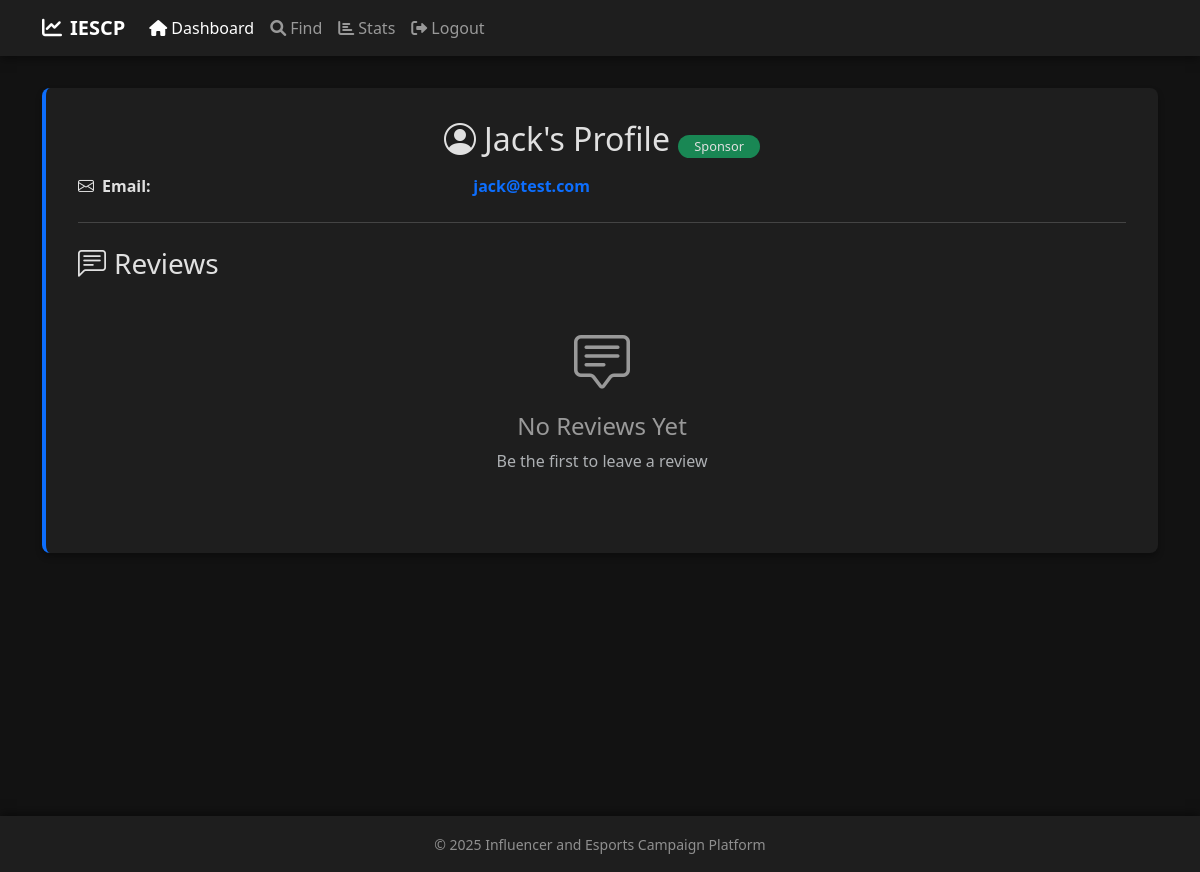
Before: /profile/3 (signed in) with the older database file.
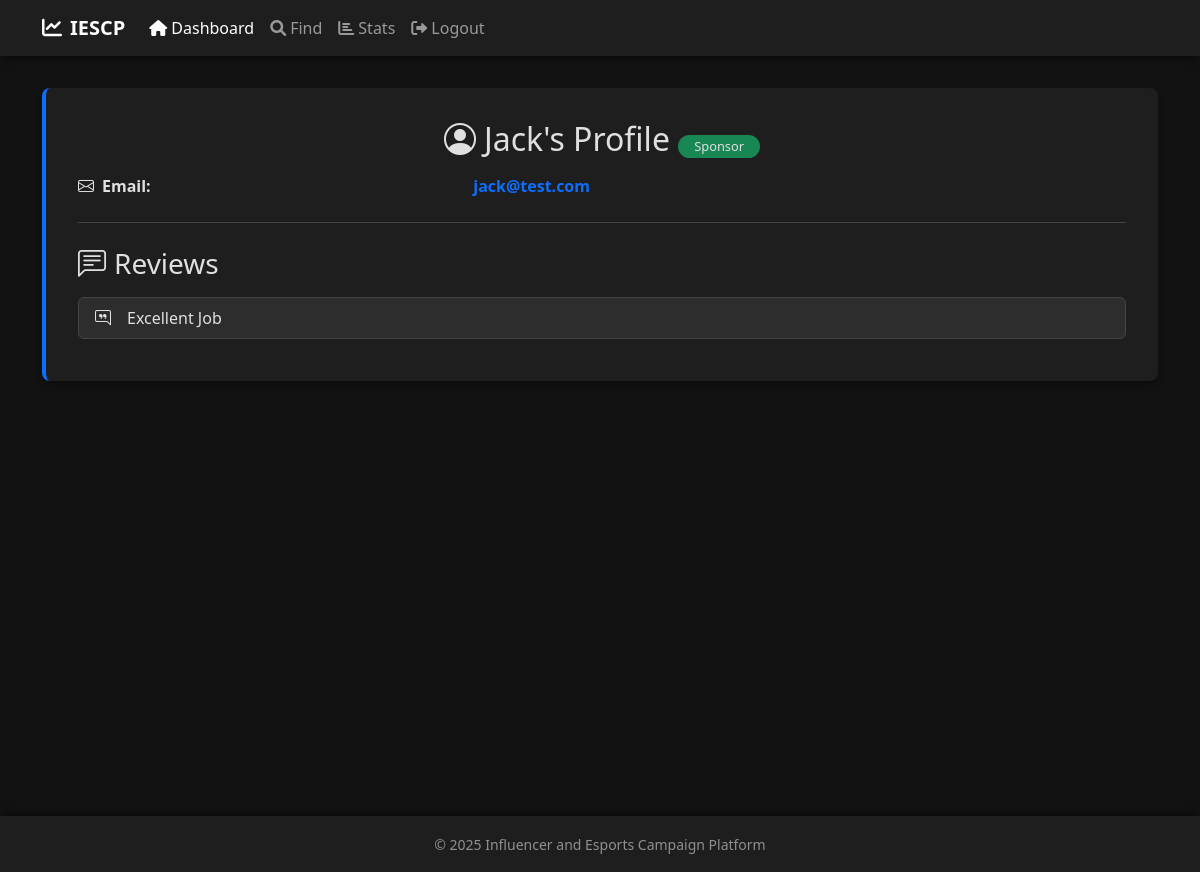
After: the same page with the newer database file.
### backend/models.py (models this page shows)
class AdRequest(db.Model):
    __tablename__ = "adrequest"
    adrequest_id = db.Column(db.Integer, primary_key=True)
    campaign_id = db.Column(db.Integer, ForeignKey('campaign.campaign_id'))
    source = db.Column(db.Integer, ForeignKey('users.user_id'))
    target = db.Column(db.Integer, ForeignKey('users.user_id'))
    status = db.Column(db.String, nullable=False, default='Pending')
    payment_status = db.Column(db.String, nullable=False, default="Pending")
    amount = db.Column(db.Integer)
    review = db.Column(db.String)
    requirements = db.Column(db.String, nullable=False)
    usr_source = db.relationship("Users", foreign_keys=[source], back_populates="ad_requests_source")
    usr_target = db.relationship("Users", foreign_keys=[target], back_populates="ad_requests_target")
    campaign = db.relationship("Campaign", back_populates="ad_requests")

### backend/controllers.py (the view)
@app.route("/profile/<int:user_id>")
def profile(user_id):
    user = Users.query.filter_by(user_id=user_id).first()
    if not user:
        return "<h1>User not found</h1>", 404
    reviews = AdRequest.query.filter_by(target=user_id).filter(AdRequest.review.isnot(None)).all()
    profile_data = {
        "name": user.name,
        "email": user.email,
        "role": "Sponsor" if user.role == 2 else "Influencer",
        "reviews": reviews
    }
    if user.role == 1:  # Influencer Profile
        profile_data.update({
            "niche": user.niche,
            "followers": user.followers,
            "platform": user.platform
        })
    return render_template("profile.html", profile_data=profile_data)

### templates/profile.html (shortened to what this page needs)
<!DOCTYPE html>
<html lang="en" data-bs-theme="dark">
<head>
    <link rel="stylesheet" href="https://cdnjs.cloudflare.com/ajax/libs/font-awesome/6.0.0/css/all.min.css">
    <link href="https://cdn.jsdelivr.net/npm/bootstrap@5.3.3/dist/css/bootstrap.min.css" rel="stylesheet">
    <link rel="stylesheet" href="https://cdn.jsdelivr.net/npm/bootstrap-icons@1.11.3/font/bootstrap-icons.min.css">
</head>
<body>
    <nav class="navbar navbar-expand-lg navbar-dark mb-4">
        <div class="container">
            <a class="navbar-brand" href="#">
                <i class="fas fa-chart-line me-2"></i><b>IESCP</b>
            </a>
            <div class="collapse navbar-collapse" id="navbarNav">
                <ul class="navbar-nav">
                    <li class="nav-item">
                        {% if session['user']['role'] == 1 %}
                            <a class="nav-link active" href="/influencer_dashboard">
                                <i class="fas fa-home me-1"></i>Dashboard
                            </a>
                        {% elif session['user']['role'] == 2 %}
                            <a class="nav-link active" href="/sponsor_dashboard">
                                <i class="fas fa-home me-1"></i>Dashboard
                            </a>
                        {% endif %}
                    </li>
                    <li class="nav-item">
                        <a class="nav-link" href="/find">
                            <i class="fas fa-search me-1"></i>Find
                        </a>
                    </li>
                    <li class="nav-item">
                        <a class="nav-link" href="/stats">
                            <i class="fas fa-chart-bar me-1"></i>Stats
                        </a>
                    </li>
                    <li class="nav-item">
                        <a class="nav-link" href="/logout">
                            <i class="fas fa-sign-out-alt me-1"></i>Logout
                        </a>
                    </li>
                </ul>
            </div>
        </div>
    </nav>
    <div class="container full-height">
        <div class="profile-container">
            <div class="profile-header">
                <h2 class="text-center mb-3">
                    <i class="bi bi-person-circle me-2"></i>{{ profile_data.name }}'s Profile
                    <span class="role-badge">{{ profile_data.role }}</span>
                </h2>
                <div class="row">
                    <div class="col-md-6">
                        <p class="mb-2">
                            <i class="bi bi-envelope me-2"></i><strong>Email:</strong>
                            <span class="stat-value">{{ profile_data.email }}</span>
                        </p>
                    </div>
                </div>
            </div>
            <h3 class="mt-4 mb-3"><i class="bi bi-chat-left-text me-2"></i>Reviews</h3>
            {% if profile_data.reviews %}
                <ul class="list-group">
                    {% for review in profile_data.reviews %}
                        <li class="list-group-item">
                            <div class="d-flex align-items-center">
                                <i class="bi bi-chat-right-quote me-3"></i>
                                <p class="mb-0">{{ review.review }}</p>
                            </div>
                        </li>
                    {% endfor %}
                </ul>
            {% else %}
                <div class="no-reviews">
                    <i class="bi bi-chat-square-text display-4"></i>
                    <h4 class="mt-3">No Reviews Yet</h4>
                    <p class="text-muted">Be the first to leave a review</p>
                </div>
            {% endif %}
        </div>
    </div>
    <footer class="text-center text-white-50 py-3 mt-5">
        <div class="container">
            <small>© 2025 Influencer and Esports Campaign Platform</small>
        </div>
    </footer>
</body>
</html>

Changed rows visible on the page:
now on this page (row edited): AdRequest: review "Excellent Job"
Other visible differences:
text no longer shown: "No Reviews Yet Be the first to leave a review"
